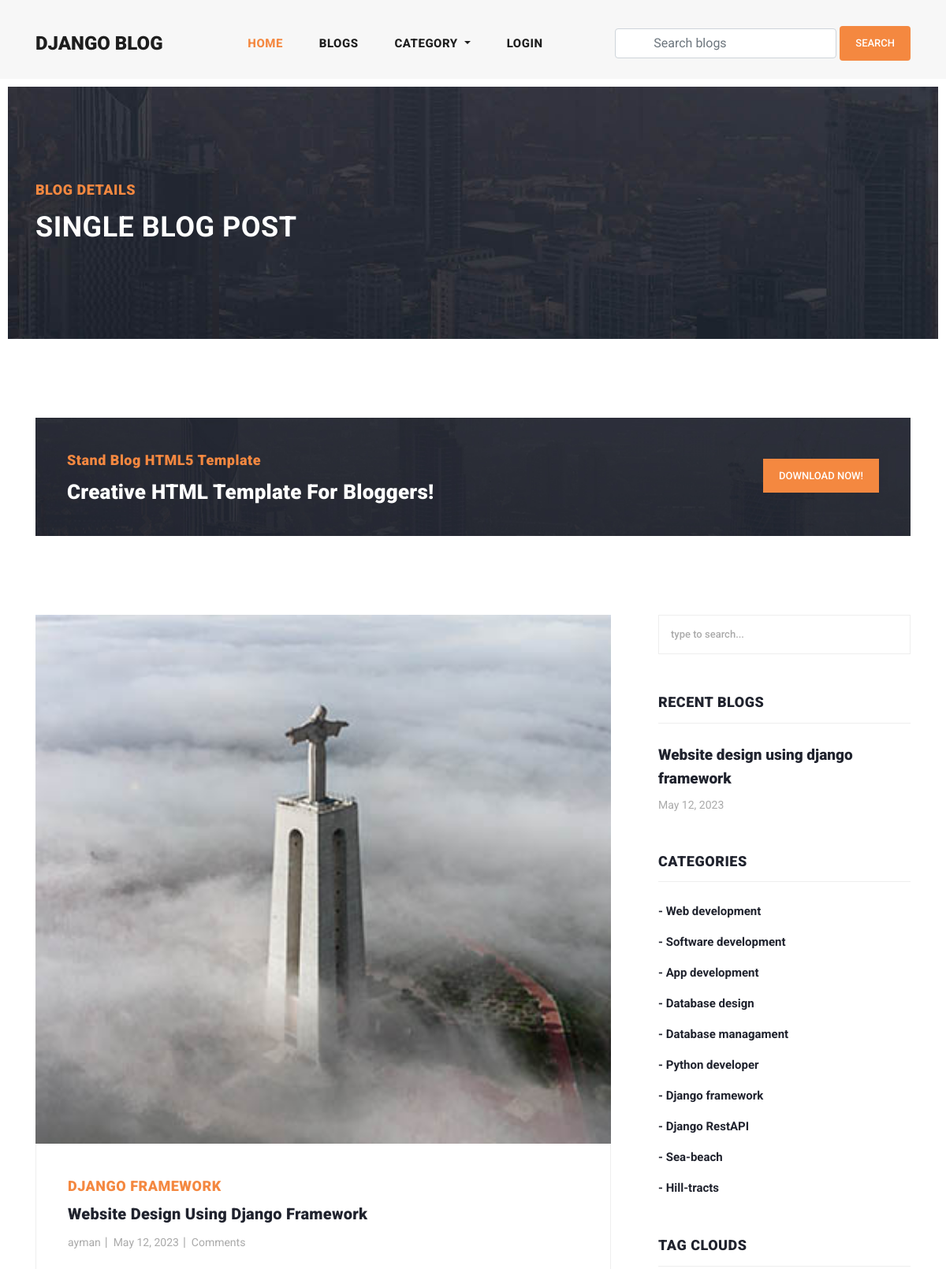
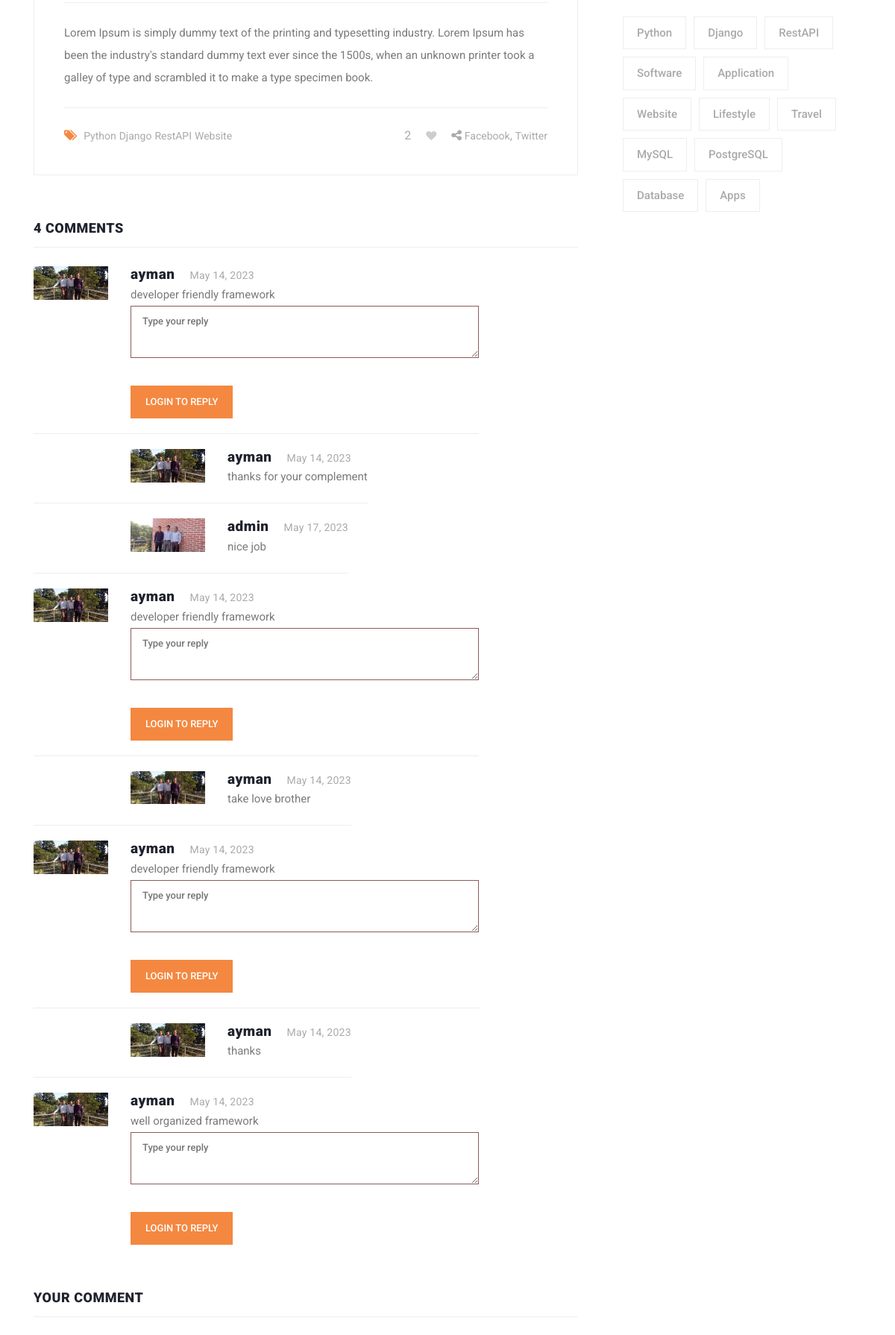
The app's page /blog-details/website-design-using-django-framework/ (upper part) with its own data (2 pictures, top to bottom).
### blog/models.py (models this page shows, shortened)
class Blog(models.Model):
    user = models.ForeignKey(User, related_name='user_blogs', on_delete=models.CASCADE)
    category = models.ForeignKey(Category, related_name='category_blogs', on_delete=models.CASCADE)
    tags = models.ManyToManyField(Tag, related_name='tag_blogs', blank=True)
    likes = models.ManyToManyField(User, related_name='user_likes', blank=True)
    title = models.CharField(max_length=250)
    slug = models.SlugField(null=True, blank=True)
    banner = models.ImageField(upload_to='blog_banners')
    description = RichTextField()
    created_date = models.DateField(auto_now_add=True)

class Category(models.Model):
    title = models.CharField(max_length=150, unique=True)
    slug = models.SlugField(null=True, blank=True)
    created_date = models.DateField(auto_now_add=True)

class Tag(models.Model):
    title = models.CharField(max_length=100)
    slug = models.SlugField(null=True, blank=True)
    created_date = models.DateField(auto_now_add=True)

class Comment(models.Model):
    user = models.ForeignKey(User, related_name='user_comments', on_delete=models.CASCADE)
    blog = models.ForeignKey(Blog, related_name='blog_comments', on_delete=models.CASCADE)
    text = models.TextField()
    created_date = models.DateField(auto_now_add=True)

class Reply(models.Model):
    user = models.ForeignKey(User, related_name='user_replies', on_delete=models.CASCADE)
    comment = models.ForeignKey(Comment, related_name='comment_replies', on_delete=models.CASCADE)
    text = models.TextField()
    created_date = models.DateField(auto_now_add=True)

### account/models.py (models this page shows, shortened)
class User(AbstractUser):
    email = models.EmailField(max_length=150, unique=True, error_messages={
        "unique":"Email must be unique"
    })
    image = models.ImageField(null=True, blank=True, upload_to="user-images")
    followers = models.ManyToManyField("Follow")
    REQUIRED_FIELDS = ["email"]
    objects = CustomUserManager()
    def get_profile_picture(self):
        url = ""
        try:
            url = self.image.url
        except:
            url = ""
        return url

### blog/views.py (the view)
# urls.py: path('blog-details/<str:slug>/', views.blog_details, name='blog_details'),
def blog_details(request, slug):
    blog = get_object_or_404(Blog, slug=slug)
    category = Category.objects.get(id=blog.category.id)
    comments = blog.blog_comments.all()
    related_blogs = category.category_blogs.all()
    tags = Tag.objects.order_by('created_date')
    liked_by = request.user in blog.likes.all()
    context = {
        'blog' : blog,
        'comments' : comments,
        'related_blogs' : related_blogs,
        'tags' : tags,
        'liked_by' : liked_by
    }
    return render(request, 'blog-details.html', context)

### blog/context_processors.py (called while the page is built)
def get_all_categories(request):
    categories = Category.objects.order_by('-created_date')
    context = {
        'categories' : categories
    }
    return context

def get_all_tags(request):
    tags = Tag.objects.order_by('-created_date')
    context = {
        'tags' : tags
    }
    return context

### templates/blog-details.html (shortened to what this page needs)
{% extends 'base.html' %}
{% load static %}
{% block content %}
<div class="heading-page header-text">
    <section class="page-heading">
      <div class="container">
        <div class="row">
          <div class="col-lg-12">
            <div class="text-content">
              <h4>Blog Details</h4>
              <h2>Single blog post</h2>
            </div>
          </div>
        </div>
      </div>
    </section>
  </div>
  <section class="call-to-action">
    <div class="container">
      <div class="row">
        <div class="col-lg-12">
          <div class="main-content">
            <div class="row">
              <div class="col-lg-8">
                <span>Stand Blog HTML5 Template</span>
                <h4>Creative HTML Template For Bloggers!</h4>
              </div>
              <div class="col-lg-4">
                <div class="main-button">
                  <a rel="nofollow" href="https://templatemo.com/tm-551-stand-blog" target="_parent">Download Now!</a>
                </div>
              </div>
            </div>
          </div>
        </div>
      </div>
    </div>
  </section>
  <section class="blog-posts grid-system">
    <div class="container">
      <div class="row">
        <div class="col-lg-8">
          <div class="all-blog-posts">
            <div class="row">
              <div class="col-lg-12">
                <div class="blog-post">
                  <div class="blog-thumb">
                    <img src="{{blog.banner.url}}" alt="">
                  </div>
                  <div class="down-content">
                    <span>{{blog.category.title}}</span>
                    <a href="post-details.html"><h4>{{blog.title}}</h4></a>
                    <ul class="post-info">
                      <li><a href="#">{{blog.user.username}}</a></li>
                      <li><a href="#">{{blog.created_date}}</a></li>
                      <li><a href="#">{{blog.comment.all.count}} Comments</a></li>
                    </ul>
                    <p>{{blog.description}}</p>
                    <div class="post-options">
                      <div class="row">
                        <div class="col-6">
                          <ul class="post-tags">
                            <li><i class="fa fa-tags"></i></li>
                            {% if blog.tags.all.count > 0 %}
                              {% for tag in blog.tags.all %}
                              <li><a href="#">{{tag.title}}</a></li>
                              {% endfor %}
                            {% else %}
                              None
                            {% endif %}
                          </ul>
                        </div>
                        {% if request.user.is_authenticated %}
                        <div class="col-6">
                          <ul class="post-share">
                            <li id="like-count">{{blog.likes.count}}</li>
                            {% if liked_by %}
                            <li class="pl-3 pr-3"><a href="javascript:void(0);"><i id="like-icon" data-blog="{{blog.id}}" class="fa fa-heart"></i></a></li>
                            {% else %}
                            <li class="pl-3 pr-3"><a href="javascript:void(0);"><i id="like-icon" data-blog="{{blog.id}}" class="fa fa-heart empty-heart"></i></a></li>
                            {% endif %}
                            <li><i class="fa fa-share-alt"></i></li>
                            <li><a href="#">Facebook</a>,</li>
                            <li><a href="#"> Twitter</a></li>
                          </ul>
                        </div>
                        {% else %}
                        <div class="col-6">
                          <ul class="post-share">
                            <li id="like-count">{{blog.likes.all.count}}</li>
                            {% if liked_by %}
                            <li class="pl-3 pr-3"><a href="{% url 'home' %}"><i id="like-icon" data-blog="{{blog.id}}" class="fa fa-heart"></i></a></li>
                            {% else %}
                            <li class="pl-3 pr-3"><a href="{% url 'home' %}"><i id="like-icon" data-blog="{{blog.id}}" class="fa fa-heart empty-heart"></i></a></li>
                            {% endif %}
                            <li><i class="fa fa-share-alt"></i></li>
                            <li><a href="#">Facebook</a>,</li>
                            <li><a href="#"> Twitter</a></li>
                          </ul>
                        </div>
                        {% endif %}
                      </div>
                    </div>
                  </div>
                </div>
              </div>
              <div class="col-lg-12">
                <div class="sidebar-item comments">
                  <div class="sidebar-heading">
                    <h2>{{blog.blog_comments.all.count}} comments</h2>
                  </div>
                  <div class="content">
                    <ul>
                      {% for comment in comments %}
                        <li>
                          <div class="author-thumb">
                            <img src="{{comment.user.get_profile_picture}}" alt="">
                          </div>
                          <div class="right-content">
                            <h4>{{comment.user.username}}<span>{{comment.created_date}}</span></h4>
                            <p>{{comment.text}}</p>
                            <form class="submit-reply" id="comment" action="{% url 'blog_reply' blog.id comment.id %}" method="post">
                              <div class="row">
                                <div class="col-lg-12">
                                  <fieldset>
                                    <textarea name="text" id="message" placeholder="Type your reply" required=""></textarea>
                                  </fieldset>
                                </div>
                                <div class="col-lg-12">
                                  <fieldset>
                                    {% if request.user.is_authenticated %}
                                      <button type="submit" id="form-submit" class="main-button reply-button">Submit</button>
                                    {% else %}
                                      <a type="submit" href="#" id="form-submit" class="main-button reply-button">Login to reply</a>
                                    {% endif %}
                                  </fieldset>
                                </div>
                              </div>
                            </form>
                          </div>
                        </li>
                          {% for reply in comment.comment_replies.all %}
                          <li class="replied">
                            <div class="author-thumb">
                              <img src="{{reply.user.get_profile_picture}}" alt="">
                            </div>
                            <div class="right-content">
                              <h4>{{reply.user.username}}<span>{{reply.created_date}}</span></h4>
                              <p>{{reply.text}}</p>
                            </div>
                          </li>
                          {% endfor %}
                        {% endfor %}
                    </ul>
                  </div>
                </div>
              </div>
              <div class="col-lg-12">
                <div class="sidebar-item submit-comment">
                  <div class="sidebar-heading">
                    <h2>Your comment</h2>
                  </div>
                </div>
              </div>
            </div>
          </div>
        </div>
        <div class="col-lg-4">
          <div class="sidebar">
            <div class="row">
              <div class="col-lg-12">
                <div class="sidebar-item search">
                  <form id="search_form" name="gs" method="GET" action="#">
                    <input type="text" name="q" class="searchText" placeholder="type to search..." autocomplete="on">
                  </form>
                </div>
              </div>
              <div class="col-lg-12">
                <div class="sidebar-item recent-posts">
                  <div class="sidebar-heading">
                    <h2>Recent Blogs</h2>
                  </div>
                  <div class="content">
                    <ul>
                      {% for blog in related_blogs %}
                      <li><a href="{% url 'blog_details' blog.slug %}">
                        <h5>{{blog.title}}</h5>
                        <span>{{blog.created_date}}</span>
                      </a></li>
                      {% endfor %}
                    </ul>
                  </div>
                </div>
              </div>
              <div class="col-lg-12">
                <div class="sidebar-item categories">
                  <div class="sidebar-heading">
                    <h2>Categories</h2>
                  </div>
                  <div class="content">
                    <ul>
                      {% for category in categories %}
                      <li><a href="{% url 'blog_details' blog.slug %}">- {{category.title}}</a></li>
                      {% endfor %}
                    </ul>
                  </div>
                </div>
              </div>
              <div class="col-lg-12">
                <div class="sidebar-item tags">
                  <div class="sidebar-heading">
                    <h2>Tag Clouds</h2>
                  </div>
                  <div class="content">
                    <ul>
                      {% for tag in tags %}
                      <li><a href="#">{{tag.title}}</a></li>
                      {% endfor %}
                    </ul>
                  </div>
                </div>
              </div>
            </div>
          </div>
        </div>
      </div>
    </div>
  </section>
{% endblock content %}

### assets/css/main.css (style rules this page uses)
.submit-reply textarea { width: 100%; height: 46px; border: 1px solid #8d5959; font-size: 13px; text-transform: none; font-weight: 500; color: #7a7a7a; outline: none; padding: 10px 15px; margin-bottom: 30px; height: 180px; max-height: 70px; max-width: 100%; min-width: 300px !important; }
.reply-button { display: inline-block; background-color: #f48840; color: #fff; font-size: 13px; font-weight: 500; padding: 12px 20px; text-transform: uppercase; transition: all .3s; border: none; outline: none; }
.fa-heart { color: red !important; }
.empty-heart { color: #cdcdcd !important; }
input, textarea { text-transform: none !important; }

### records on screen
Blog: banner (picture), category "DJANGO FRAMEWORK", title "Website Design Using Django Framework", user.username "ayman", created_date "May 12, 2023", description "Lorem Ipsum is simply dummy text of the printing and typesetting industry. Lorem Ipsum has been the industry's standard dummy text ever since the 1500s, when an unknown printer took a galley of type and scrambled it to make a type specimen book.", likes.all.count "2", blog_comments.all.count "4", title "Website design using django framework"
Tag: title "Python"
Tag: title "Django"
Tag: title "RestAPI"
Tag: title "Website"
Comment: user.get_profile_picture (picture), user.username "ayman", created_date "May 14, 2023", text "developer friendly framework"
Reply: user.get_profile_picture (picture), user.username "ayman", created_date "May 14, 2023", text "thanks for your complement"
Reply: user.get_profile_picture (picture), user.username "admin", created_date "May 17, 2023", text "nice job"
Comment: user.get_profile_picture (picture), user.username "ayman", created_date "May 14, 2023", text "developer friendly framework"
Reply: user.get_profile_picture (picture), user.username "ayman", created_date "May 14, 2023", text "take love brother"
Comment: user.get_profile_picture (picture), user.username "ayman", created_date "May 14, 2023", text "developer friendly framework"
Reply: user.get_profile_picture (picture), user.username "ayman", created_date "May 14, 2023", text "thanks"
Comment: user.get_profile_picture (picture), user.username "ayman", created_date "May 14, 2023", text "well organized framework"
Category: title "Web development"
Category: title "Software development"
Category: title "App development"
Category: title "Database design"
Category: title "Database managament"
Category: title "Python developer"
Category: title "Django framework"
Category: title "Django RestAPI"
Category: title "Sea-beach"
Category: title "Hill-tracts"
Tag: title "Software"
Tag: title "Application"
Tag: title "Lifestyle"
Tag: title "Travel"
Tag: title "MySQL"
Tag: title "PostgreSQL"
Tag: title "Database"
Tag: title "Apps"
